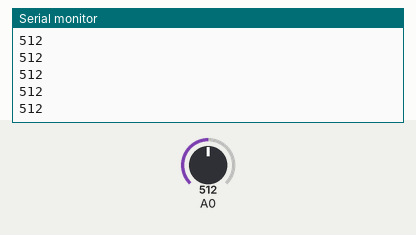
Recording of a sketch running on a simulated ESP8266 (NodeMCU). Shown: the last lines printed to the serial monitor. The inputs (shaded band) are chosen by the test bench; at power-on: A0 = 512. WiFi joins after 1.5 s; servers stay silent unless stated.

Above: at 3.0 s.
3.1 s: A0 set to 716
At 3.8 s:
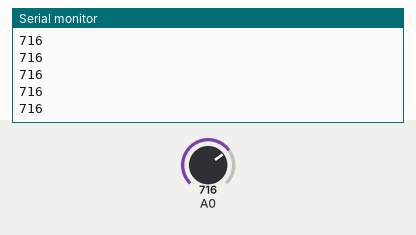
4.6 s: A0 set to 900
At 5.6 s:
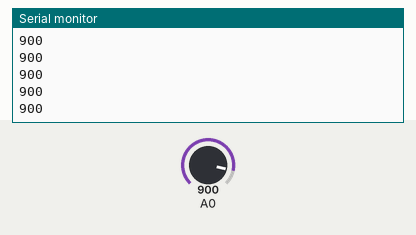
Timing chart, 0 to 7.6 s (numbered marks = the images above; inputs shaded):
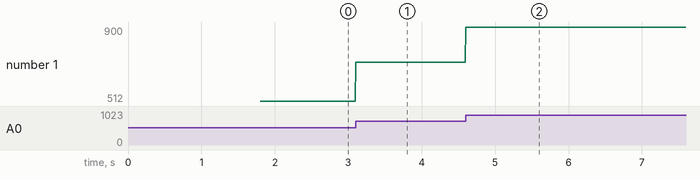

Measured:
- after the input at 3.1 s, the serial monitor: prints a new line at once (image 1)
- after the input at 4.6 s, the serial monitor: prints a new line at once (image 2)
- plotted number 1: 512 → 716 after the input at 3.1 s, 716 → 900 after the input at 4.6 s

The sketch:

ESP8266_Standalone.ino
```cpp
#define BLYNK_PRINT Serial


#include <ESP8266WiFi.h>
#include <BlynkSimpleEsp8266.h>

// You should get Auth Token in the Blynk App.
// Go to the Project Settings (nut icon).
char auth[] = "r1z6Ia64JL8D9k93BpN2GBJP7BKmm3mo";

// Your WiFi credentials.
// Set password to "" for open networks.
char ssid[] = "Pop";
char pass[] = "Popeye13302";

void setup()
{
  // Debug console
  Serial.begin(9600);

  Blynk.begin(auth, ssid, pass);
}

void loop()
{
  Serial.println(analogRead(A0));
  Blynk.run();
}
```
